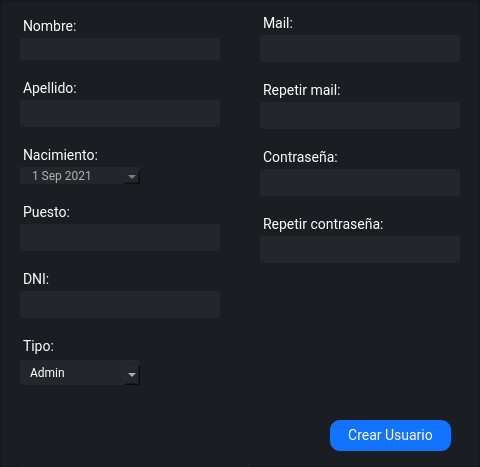
<?xml version="1.0" encoding="UTF-8"?>
<ui version="4.0">
 <class>MainWindow</class>
 <widget class="QMainWindow" name="MainWindow">
  <property name="geometry">
   <rect>
    <x>0</x>
    <y>0</y>
    <width>480</width>
    <height>467</height>
   </rect>
  </property>
  <property name="minimumSize">
   <size>
    <width>0</width>
    <height>0</height>
   </size>
  </property>
  <property name="maximumSize">
   <size>
    <width>7000</width>
    <height>7000</height>
   </size>
  </property>
  <property name="windowTitle">
   <string>MainWindow</string>
  </property>
  <widget class="QWidget" name="centralwidget">
   <property name="sizePolicy">
    <sizepolicy hsizetype="Minimum" vsizetype="Minimum">
     <horstretch>0</horstretch>
     <verstretch>0</verstretch>
    </sizepolicy>
   </property>
   <property name="minimumSize">
    <size>
     <width>480</width>
     <height>467</height>
    </size>
   </property>
   <property name="maximumSize">
    <size>
     <width>480</width>
     <height>467</height>
    </size>
   </property>
   <layout class="QVBoxLayout" name="verticalLayout">
    <property name="spacing">
     <number>0</number>
    </property>
    <property name="leftMargin">
     <number>0</number>
    </property>
    <property name="topMargin">
     <number>0</number>
    </property>
    <property name="rightMargin">
     <number>0</number>
    </property>
    <property name="bottomMargin">
     <number>0</number>
    </property>
    <item>
     <widget class="QFrame" name="frame_principal">
      <property name="enabled">
       <bool>true</bool>
      </property>
      <property name="minimumSize">
       <size>
        <width>480</width>
        <height>467</height>
       </size>
      </property>
      <property name="maximumSize">
       <size>
        <width>480</width>
        <height>8000</height>
       </size>
      </property>
      <property name="styleSheet">
       <string notr="true">
 background-color: #1a1e23;</string>
      </property>
      <property name="frameShape">
       <enum>QFrame::StyledPanel</enum>
      </property>
      <property name="frameShadow">
       <enum>QFrame::Raised</enum>
      </property>
      <widget class="QFrame" name="frame_3">
       <property name="geometry">
        <rect>
         <x>20</x>
         <y>10</y>
         <width>230</width>
         <height>500</height>
        </rect>
       </property>
       <property name="minimumSize">
        <size>
         <width>0</width>
         <height>0</height>
        </size>
       </property>
       <property name="maximumSize">
        <size>
         <width>400</width>
         <height>715</height>
        </size>
       </property>
       <property name="styleSheet">
        <string notr="true"> background-color: #1a1e23;
border-radius: 20px;</string>
       </property>
       <property name="frameShape">
        <enum>QFrame::StyledPanel</enum>
       </property>
       <property name="frameShadow">
        <enum>QFrame::Raised</enum>
       </property>
       <widget class="QWidget" name="formLayoutWidget">
        <property name="geometry">
         <rect>
          <x>0</x>
          <y>3</y>
          <width>1142</width>
          <height>591</height>
         </rect>
        </property>
        <layout class="QFormLayout" name="formLayout">
         <property name="horizontalSpacing">
          <number>0</number>
         </property>
         <property name="verticalSpacing">
          <number>0</number>
         </property>
         <property name="leftMargin">
          <number>0</number>
         </property>
         <property name="topMargin">
          <number>0</number>
         </property>
         <property name="rightMargin">
          <number>0</number>
         </property>
         <property name="bottomMargin">
          <number>0</number>
         </property>
         <item row="0" column="0">
          <widget class="QLabel" name="label_nombre">
           <property name="styleSheet">
            <string notr="true">font-family: Roboto;
font-size: 14px;
color: #fff;
margin-top:5px</string>
           </property>
           <property name="text">
            <string>Nombre:</string>
           </property>
          </widget>
         </item>
         <item row="1" column="0" colspan="2">
          <widget class="QLineEdit" name="nombre_input">
           <property name="minimumSize">
            <size>
             <width>0</width>
             <height>25</height>
            </size>
           </property>
           <property name="maximumSize">
            <size>
             <width>200</width>
             <height>25</height>
            </size>
           </property>
           <property name="styleSheet">
            <string notr="true">QLineEdit{
background-color: #23262b;
border-radius: 3px;
padding: 4 15px;
color: #fff;
font-family:Roboto;
margin-top: 3px;
border: none;
font-size:11px;
font-weight: 400;

}


QLineEdit:focus{
}</string>
           </property>
           <property name="placeholderText">
            <string/>
           </property>
          </widget>
         </item>
         <item row="3" column="0" colspan="2">
          <widget class="QLineEdit" name="apellido_input">
           <property name="minimumSize">
            <size>
             <width>200</width>
             <height>30</height>
            </size>
           </property>
           <property name="maximumSize">
            <size>
             <width>200</width>
             <height>30</height>
            </size>
           </property>
           <property name="styleSheet">
            <string notr="true">QLineEdit{
background-color: #23262b;
border-radius: 3px;
padding: 4 10px;
color: #fff;
font-family:Roboto;
margin-top: 3px;
border: none;
font-size:11px;
font-weight: 400;

}


QLineEdit:focus{
}</string>
           </property>
           <property name="placeholderText">
            <string/>
           </property>
          </widget>
         </item>
         <item row="4" column="0">
          <widget class="QLabel" name="label_nacimiento">
           <property name="styleSheet">
            <string notr="true">font-family: Roboto;
font-size: 14px;
color: #fff;
margin-top:20px</string>
           </property>
           <property name="text">
            <string>Nacimiento:</string>
           </property>
          </widget>
         </item>
         <item row="5" column="0">
          <widget class="QDateEdit" name="nacimiento_date">
           <property name="sizePolicy">
            <sizepolicy hsizetype="Minimum" vsizetype="Preferred">
             <horstretch>0</horstretch>
             <verstretch>0</verstretch>
            </sizepolicy>
           </property>
           <property name="minimumSize">
            <size>
             <width>120</width>
             <height>0</height>
            </size>
           </property>
           <property name="styleSheet">
            <string notr="true">background-color: #23262b;
border-radius: 10px;
padding:0 10px;
color: #b3b3b3;
font-size:30;
font-family:Roboto;
margin-top: 3 px;</string>
           </property>
           <property name="dateTime">
            <datetime>
             <hour>0</hour>
             <minute>0</minute>
             <second>0</second>
             <year>2021</year>
             <month>9</month>
             <day>1</day>
            </datetime>
           </property>
           <property name="calendarPopup">
            <bool>true</bool>
           </property>
          </widget>
         </item>
         <item row="6" column="0">
          <widget class="QLabel" name="label_puesto">
           <property name="styleSheet">
            <string notr="true">font-family: Roboto;
font-size: 14px;
color: #fff;
margin-top:20px;</string>
           </property>
           <property name="text">
            <string>Puesto:</string>
           </property>
          </widget>
         </item>
         <item row="7" column="0">
          <widget class="QLineEdit" name="puesto_input">
           <property name="minimumSize">
            <size>
             <width>200</width>
             <height>30</height>
            </size>
           </property>
           <property name="maximumSize">
            <size>
             <width>200</width>
             <height>30</height>
            </size>
           </property>
           <property name="styleSheet">
            <string notr="true">QLineEdit{
background-color: #23262b;
border-radius: 3px;
padding: 4 10px;
color: #fff;
font-family:Roboto;
margin-top: 3px;
border: none;
font-size:11px;
font-weight: 400;

}


QLineEdit:focus{
}</string>
           </property>
           <property name="placeholderText">
            <string/>
           </property>
          </widget>
         </item>
         <item row="8" column="0">
          <widget class="QLabel" name="label_dni">
           <property name="styleSheet">
            <string notr="true">font-family: Roboto;
font-size: 14px;
color: #fff;
margin-top:20px</string>
           </property>
           <property name="text">
            <string>DNI:</string>
           </property>
          </widget>
         </item>
         <item row="11" column="0">
          <widget class="QLineEdit" name="dni_input">
           <property name="minimumSize">
            <size>
             <width>200</width>
             <height>30</height>
            </size>
           </property>
           <property name="maximumSize">
            <size>
             <width>200</width>
             <height>30</height>
            </size>
           </property>
           <property name="styleSheet">
            <string notr="true">QLineEdit{
background-color: #23262b;
border-radius: 3px;
padding: 4 10px;
color: #fff;
font-family:Roboto;
margin-top: 3px;
border: none;
font-size:11px;
font-weight: 400;

}


QLineEdit:focus{
}
</string>
           </property>
           <property name="placeholderText">
            <string/>
           </property>
          </widget>
         </item>
         <item row="12" column="0">
          <widget class="QLabel" name="label_tipo">
           <property name="styleSheet">
            <string notr="true">font-family: Roboto;
font-size: 14px;
color: #fff;
margin-top:20px</string>
           </property>
           <property name="text">
            <string>Tipo:</string>
           </property>
          </widget>
         </item>
         <item row="13" column="0">
          <widget class="QComboBox" name="tipo_cb">
           <property name="sizePolicy">
            <sizepolicy hsizetype="Preferred" vsizetype="Fixed">
             <horstretch>0</horstretch>
             <verstretch>0</verstretch>
            </sizepolicy>
           </property>
           <property name="minimumSize">
            <size>
             <width>120</width>
             <height>0</height>
            </size>
           </property>
           <property name="styleSheet">
            <string notr="true">
background-color: #23262b;
border-radius: 3px;
padding: 4 10px;
color: #fff;
font-family:Roboto;
margin-top: 0px;
border: none;
font-size:13;
font-weight: 400;
margin-top:5px


</string>
           </property>
           <property name="currentText">
            <string>Admin</string>
           </property>
           <property name="currentIndex">
            <number>0</number>
           </property>
           <property name="maxVisibleItems">
            <number>2</number>
           </property>
           <property name="insertPolicy">
            <enum>QComboBox::InsertAfterCurrent</enum>
           </property>
           <property name="duplicatesEnabled">
            <bool>false</bool>
           </property>
           <property name="frame">
            <bool>true</bool>
           </property>
           <item>
            <property name="text">
             <string>Admin</string>
            </property>
           </item>
           <item>
            <property name="text">
             <string>Usuario</string>
            </property>
           </item>
           <item>
            <property name="text">
             <string/>
            </property>
           </item>
          </widget>
         </item>
         <item row="2" column="0">
          <widget class="QLabel" name="label_apellido">
           <property name="styleSheet">
            <string notr="true">font-family: Roboto;
font-size: 14px;
color: #fff;
margin-top:20px</string>
           </property>
           <property name="text">
            <string>Apellido:</string>
           </property>
          </widget>
         </item>
        </layout>
       </widget>
      </widget>
      <widget class="QWidget" name="formLayoutWidget_2">
       <property name="geometry">
        <rect>
         <x>260</x>
         <y>10</y>
         <width>211</width>
         <height>381</height>
        </rect>
       </property>
       <layout class="QFormLayout" name="formLayout_2">
        <property name="horizontalSpacing">
         <number>0</number>
        </property>
        <property name="verticalSpacing">
         <number>0</number>
        </property>
        <property name="leftMargin">
         <number>0</number>
        </property>
        <property name="topMargin">
         <number>0</number>
        </property>
        <property name="rightMargin">
         <number>0</number>
        </property>
        <property name="bottomMargin">
         <number>0</number>
        </property>
        <item row="0" column="0">
         <widget class="QLabel" name="label_mail">
          <property name="styleSheet">
           <string notr="true">font-family: Roboto;
font-size: 14px;
color: #fff;
margin-top:5px</string>
          </property>
          <property name="text">
           <string>Mail:</string>
          </property>
         </widget>
        </item>
        <item row="3" column="0">
         <widget class="QLineEdit" name="mail_input">
          <property name="minimumSize">
           <size>
            <width>200</width>
            <height>30</height>
           </size>
          </property>
          <property name="maximumSize">
           <size>
            <width>200</width>
            <height>30</height>
           </size>
          </property>
          <property name="styleSheet">
           <string notr="true">QLineEdit{
background-color: #23262b;
border-radius: 3px;
padding: 4 10px;
color: #fff;
font-family:Roboto;
margin-top: 3px;
border: none;
font-size:11px;
font-weight: 400;

}


QLineEdit:focus{
}
</string>
          </property>
          <property name="placeholderText">
           <string/>
          </property>
         </widget>
        </item>
        <item row="4" column="0">
         <widget class="QLabel" name="label_rep_mail">
          <property name="styleSheet">
           <string notr="true">font-family: Roboto;
font-size: 14px;
color: #fff;
margin-top:20px</string>
          </property>
          <property name="text">
           <string>Repetir mail:</string>
          </property>
         </widget>
        </item>
        <item row="5" column="0" colspan="2">
         <widget class="QLineEdit" name="mail_rep_input">
          <property name="minimumSize">
           <size>
            <width>200</width>
            <height>30</height>
           </size>
          </property>
          <property name="maximumSize">
           <size>
            <width>200</width>
            <height>30</height>
           </size>
          </property>
          <property name="styleSheet">
           <string notr="true">QLineEdit{
background-color: #23262b;
border-radius: 3px;
padding: 4 10px;
color: #fff;
font-family:Roboto;
margin-top: 3px;
border: none;
font-size:11px;
font-weight: 400;

}


QLineEdit:focus{
}</string>
          </property>
          <property name="placeholderText">
           <string/>
          </property>
         </widget>
        </item>
        <item row="7" column="0">
         <widget class="QLabel" name="label_password">
          <property name="styleSheet">
           <string notr="true">font-family: Roboto;
font-size: 14px;
color: #fff;
margin-top:20px</string>
          </property>
          <property name="text">
           <string>Contraseña:</string>
          </property>
         </widget>
        </item>
        <item row="8" column="0" colspan="2">
         <widget class="QLineEdit" name="pass_input">
          <property name="minimumSize">
           <size>
            <width>200</width>
            <height>30</height>
           </size>
          </property>
          <property name="maximumSize">
           <size>
            <width>200</width>
            <height>30</height>
           </size>
          </property>
          <property name="styleSheet">
           <string notr="true">QLineEdit{
background-color: #23262b;
border-radius: 3px;
padding: 4 10px;
color: #fff;
font-family:Roboto;
margin-top: 3px;
border: none;
font-size:11px;
font-weight: 400;

}


QLineEdit:focus{
}</string>
          </property>
          <property name="echoMode">
           <enum>QLineEdit::Password</enum>
          </property>
          <property name="placeholderText">
           <string/>
          </property>
         </widget>
        </item>
        <item row="10" column="0">
         <widget class="QLabel" name="label_rep_password">
          <property name="styleSheet">
           <string notr="true">font-family: Roboto;
font-size: 14px;
color: #fff;
margin-top:20px</string>
          </property>
          <property name="text">
           <string>Repetir contraseña:</string>
          </property>
         </widget>
        </item>
        <item row="11" column="0" colspan="2">
         <widget class="QLineEdit" name="pass_rep_input">
          <property name="minimumSize">
           <size>
            <width>200</width>
            <height>30</height>
           </size>
          </property>
          <property name="maximumSize">
           <size>
            <width>200</width>
            <height>20</height>
           </size>
          </property>
          <property name="styleSheet">
           <string notr="true">QLineEdit{
background-color: #23262b;
border-radius: 3px;
padding: 4 10px;
color: #fff;
font-family:Roboto;
margin-top: 3px;
border: none;
font-size:11px;
font-weight: 400;

}


QLineEdit:focus{
}</string>
          </property>
          <property name="echoMode">
           <enum>QLineEdit::Password</enum>
          </property>
          <property name="placeholderText">
           <string/>
          </property>
         </widget>
        </item>
       </layout>
      </widget>
      <widget class="QPushButton" name="pushButton_crear_usuario">
       <property name="geometry">
        <rect>
         <x>330</x>
         <y>420</y>
         <width>121</width>
         <height>31</height>
        </rect>
       </property>
       <property name="font">
        <font>
         <family>Roboto</family>
         <pointsize>-1</pointsize>
        </font>
       </property>
       <property name="cursor">
        <cursorShape>PointingHandCursor</cursorShape>
       </property>
       <property name="styleSheet">
        <string notr="true">QPushButton{
background-color: #1173ff;
color: #fff;
border-radius:10px;
font-family:Roboto;
font-size: 14px

}
QPushButton:hover{
background-color: #45a9f0;
}</string>
       </property>
       <property name="text">
        <string>Crear Usuario</string>
       </property>
      </widget>
     </widget>
    </item>
   </layout>
  </widget>
 </widget>
 <resources/>
 <connections/>
</ui>
